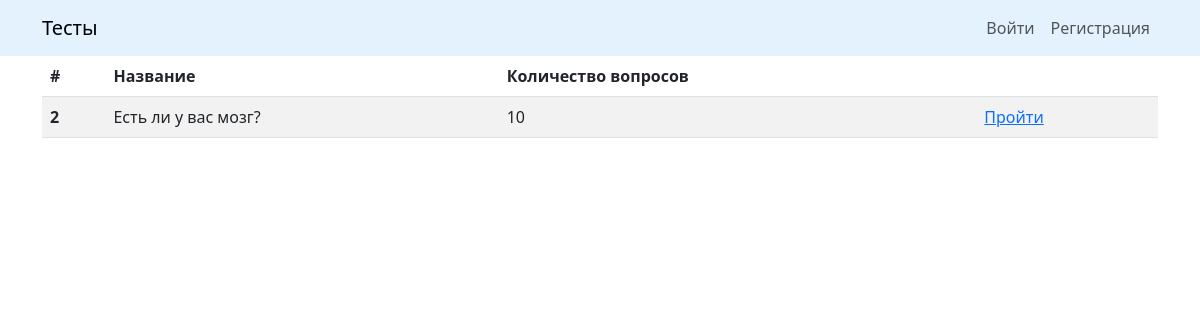
The app's page /, older data.
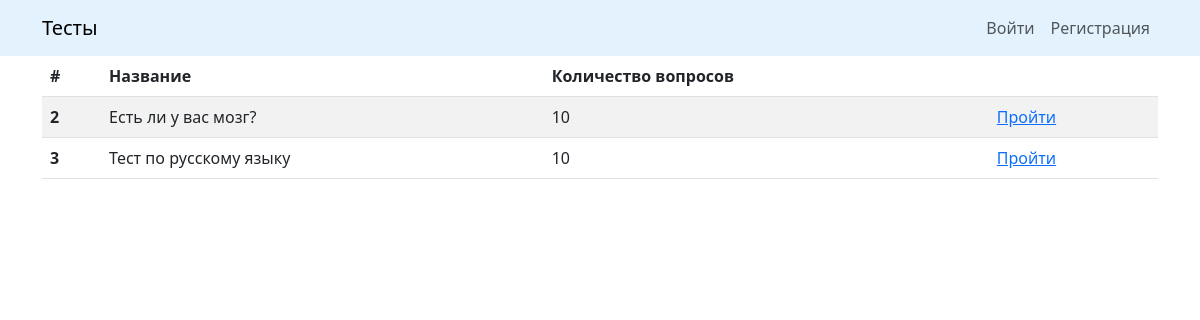
The same page, newer data.
### questionnaire/models.py (models this page shows, shortened)
class SetOfTests(models.Model):
    title = models.CharField(
        max_length=50,
        verbose_name='Название теста'
    )
    description = models.TextField(
        verbose_name='Описание теста'
    )
    has_multiple_answers = models.BooleanField(
        default=False,
        verbose_name='Множественный выбор ответов')

### questionnaire/views.py (the view)
def index(request):
    set_of_tests = SetOfTests.objects.annotate(count_tests=Count('set__id'))
    context = {
        'sets': set_of_tests,
    }
    return render(request, 'questionnaire/index.html', context=context)

### templates/questionnaire/index.html
{% extends 'base.html'%}
{% block content %}
<div class="container">
  <table class="table table-striped">
      <thead>
        <tr>
          <th scope="col">#</th>
          <th scope="col">Название</th>
          <th scope="col">Количество вопросов</th>
          <th scope="col"></th>
        </tr>
      </thead>
      <tbody>
        {% for set in sets %}
        <tr>
          <th scope="row">{{ set.pk }}</th>
          <td>{{ set.title }}</td>
          <td>{{ set.count_tests }}</td>
          <td>
            <a href="{% url 'questionnaire:set_page' set.pk %}">Пройти</a>
          </td>
        </tr>
        {% endfor %}
      </tbody>
  </table>
</div>
{% endblock %}

### templates/base.html (shortened to what this page needs)
{% load static %}
<!DOCTYPE html>
<html lang="ru">
  <head>
    <link rel="stylesheet" href="{% static 'css/bootstrap.min.css' %}">
  </head>
  <body>
    {% include 'includes/header.html' %}
    <main>
      {% block content %}Контент не подвезли :((({% endblock %}
    </main>
  </body>
</html>

### templates/includes/header.html (shortened to what this page needs)
{% load static %}
<header>
  <nav class="navbar navbar-expand-lg navbar-light" style="background-color: #e3f2fd;">
    <div class="container">
      <a class="navbar-brand" href="{% url 'questionnaire:index' %}">Тесты</a>
       <ul class="navbar-nav mr-auto mt-2 mt-lg-0">
        {% with request.resolver_match.view_name as view_name %}
        {% if request.user.is_authenticated %}
        <li class="nav-item">
          <a class="nav-link
          {% if view_name  == 'users:logout' %}
            active
          {% endif %}
          "
          href="{% url 'users:logout' %}"
          >
            Выйти
          </a>
        </li>
        <li class="nav-item">
          <a class="nav-link">
            Пользователь: {{ user.username }}
          </a>
        </li>
        {% else %}
        <li class="nav-item">
          <a class="nav-link
          "
          href="{% url 'users:login' %}"
          >
            Войти
          </a>
        </li>
        <li class="nav-item">
          <a class="nav-link
          "
          href="{% url 'users:signup' %}"
          >
            Регистрация
          </a>
        </li>
        {% endif %}
        {% endwith %}
      </ul>
    </div>
  </nav>
</header>

Row changes from the older to the newer data that the page shows:
added SetOfTests: pk "3", title "Тест по русскому языку", count_tests "10"
